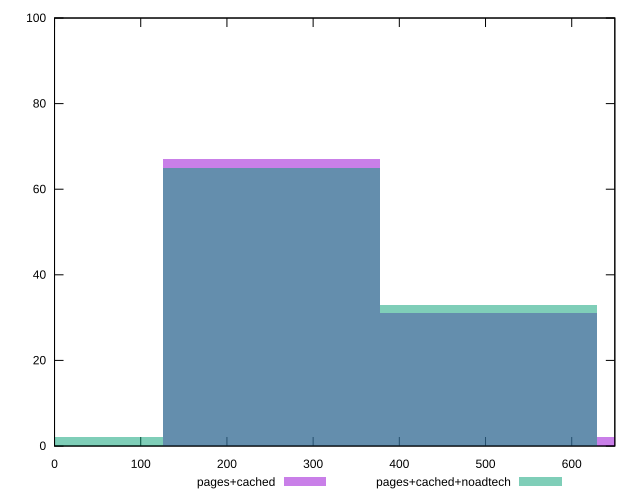

Recreate this plot in gnuplot.
reset

$pagesCached <<EOF
251.81843902280585 67
503.6368780456117 31
755.4553170684176 2
EOF

$pagesCachedNoadtech <<EOF
251.81843902280585 65
503.6368780456117 33
0 2
EOF

set key outside below
set boxwidth 251.81843902280585
set xrange [0:650]
set yrange [0:100]
set trange [0:100]
set style fill transparent solid 0.5 noborder
set terminal svg size 640, 500 enhanced background rgb 'white'
set output "report_00015_2021-02-09T16-11-33.973Z/uses-webp-images/comparison/histogram/1_vs_2.svg"

plot $pagesCached title "pages+cached" with boxes, \
     $pagesCachedNoadtech title "pages+cached+noadtech" with boxes

reset
